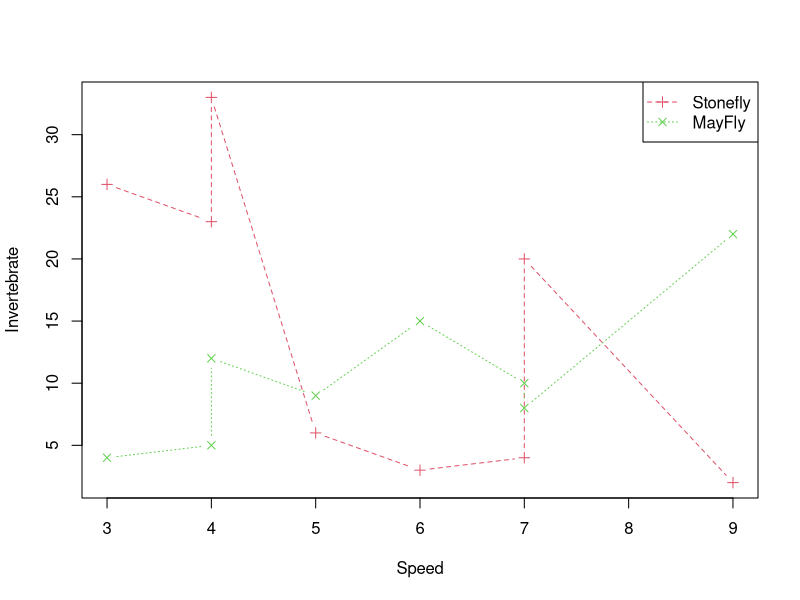

Write the R code that produced this figure.
#Matplot
sfly<-c(26, 23, 33, 6, 3, 4, 20, 2)
mfly<-c(4, 5, 12, 9, 15, 10, 8, 22)
speed<-c(3, 4, 4, 5, 6, 7, 7, 9)
ivert<-cbind(sfly, mfly)
dim(ivert)
spd<-cbind(speed)
spd
dim(spd)
ivert
matplot(spd, ivert, type='b', pch=3:4, col=2:3, lty=2:3, xlab='Speed', ylab='Invertebrate' )
legend(x= 'topright', legend=c('Stonefly', 'MayFly'), col=2:3, pch=3:4, lty=2:3)
